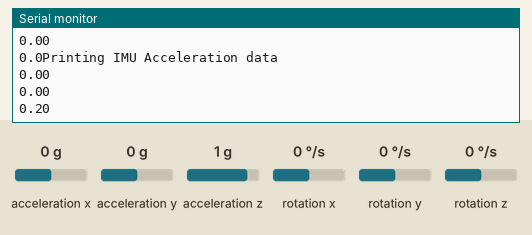
Recording of a sketch running on a simulated Arduino Uno, built with avr-gcc and run on an emulated ATmega328P. Shown: the last lines printed to the serial monitor. Wiring (inferred from the names in the program): MPU-6050 motion sensor at I2C address 0x68. Inputs (shaded band) come from the test bench; at power-on: acceleration x 0 g, acceleration y 0 g, acceleration z 1 g, rotation x 0 °/s, rotation y 0 °/s, rotation z 0 °/s.

Above: at 1.3 s.
1.4 s: acceleration x set to -1.4 g
At 2.7 s:
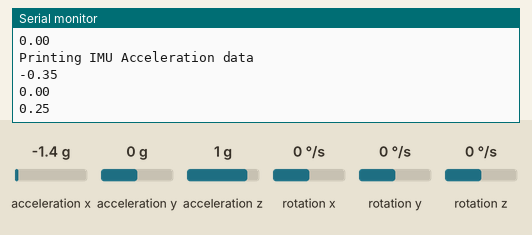
2.9 s: acceleration y set to -0.8 g
At 4.0 s:
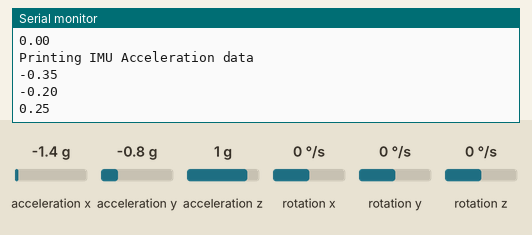
4.4 s: acceleration z set to 1.4 g
At 5.7 s:
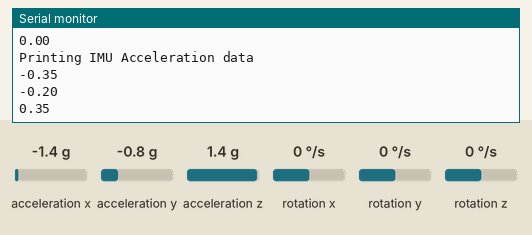
5.9 s: rotation x set to -192 °/s
7.4 s: rotation y set to -192 °/s
Timing chart, 0 to 9.9 s (numbered marks = the images above; inputs shaded):
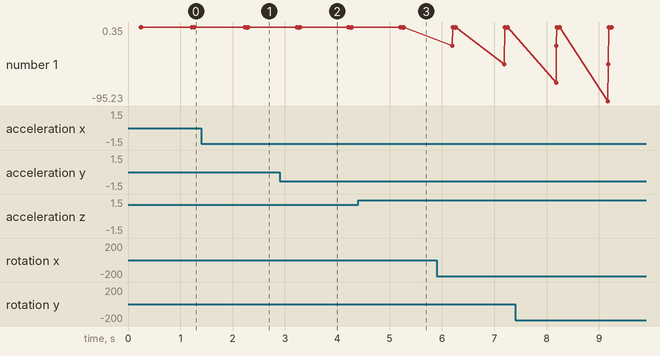

Measured:
- after the input at 1.4 s, the serial monitor: prints a new line after 0.88 s (image 1)
- after the input at 2.9 s, the serial monitor: prints a new line after 0.38 s (image 2)
- after the input at 4.4 s, the serial monitor: prints a new line after 0.87 s (image 3)
- plotted number 1: 0.25 → 0.35 after the input at 4.4 s

The sketch:

sketch_jul02a.ino
```cpp
#include <Arduino_FreeRTOS.h>
#include <Wire.h>

//Defining the functions
void Task_PrintIMU_Acc_data(void *param);
void Task_PrintIMU_Gyro_data(void *param);

//Define task handle
TaskHandle_t Task_Handle1;
TaskHandle_t Task_Handle2;

//Print IMU data ax, ay, az, (Accelerometer) and gx, gy, gz (Gyroscope) data in serial monitor
const int MPU = 0x68;
//Initialize variables
float AccX, AccY, AccZ;
float GyroX, GyroY, GyroZ;
float gyroAngleX, gyroAngleY, gyroAngleZ;
float elapsedTime, currentTime, previousTime;

void setup() {
  Serial.begin(9600);
  Serial.println("Assign Parameters to the sensor");
  Serial.println("Talking to 6B register");
  Wire.beginTransmission(MPU); //Start the communction with 0x68 MPU6050
  Wire.write(0x6B); //talk to register 6B
  Wire.write(0x101);
  Wire.endTransmission(true);

  //Set sample rate to 500Hz
  Serial.println("Setting the sample rate to 500Hz");
  Wire.beginTransmission(MPU);
  Wire.write(0x19);
  Wire.write(0x0F);
  Wire.endTransmission(true);

  //Activate DLPF Digital gyro low pass filter to 188Hz
  Serial.println("Setting DLPF gyro to 188Hz");
  Wire.beginTransmission(MPU);
  Wire.write(0x1A);
  Wire.write(0x01);
  Wire.endTransmission(true);

  //Set Gyro range to 2000DPS (degrees per secoend)
  Serial.println("Set gyro to 2000 degrees per secoend");
  Wire.beginTransmission(MPU);
  Wire.write(0x1B);
  Wire.write(0x18);
  Wire.endTransmission(true);

  //Set Accelerometer range to 8G (degrees per secoend)
  Serial.println("Set gyro to 8G gravitational acceleration");
  Wire.beginTransmission(MPU);
  Wire.write(0x1C);
  Wire.write(0x10);
  Wire.endTransmission(true);

  //Create the tasks and assign prority
  xTaskCreate(Task_PrintIMU_Acc_data, "Task1", 100, NULL, 2, &Task_Handle1);
  xTaskCreate(Task_PrintIMU_Gyro_data, "Task2", 100, NULL, 1, &Task_Handle2);

}

void loop() {
  // put your main code here, to run repeatedly:

}

void Task_PrintIMU_Acc_data(void *param) {
  (void) param;
  while (1) {
    Serial.println("Printing IMU Acceleration data");
    //Read accelerometer data//
    Wire.beginTransmission(MPU);
    Wire.write(0x3B);
    Wire.endTransmission(false);
    Wire.requestFrom(MPU, 6, true);
    AccX = (Wire.read() << 8 | Wire.read()) / 16384.0;
    AccY = (Wire.read() << 8 | Wire.read()) / 16384.0;
    AccZ = (Wire.read() << 8 | Wire.read()) / 16384.0;
    //Print data
    Serial.println(AccX);
    Serial.println(AccY);
    Serial.println(AccZ);
    vTaskDelay(1000 / portTICK_PERIOD_MS);
  }
}

void Task_PrintIMU_Gyro_data(void *param) {
  (void) param;
  while (1) {
    Serial.println("Printing IMU Gyro data");
    //Read Gyroscope data
    previousTime = currentTime;
    currentTime = millis();
    elapsedTime = (currentTime - previousTime) / 1000;
    Wire.beginTransmission(MPU);
    Wire.write(0x43);
    Wire.endTransmission(false);
    Wire.requestFrom(MPU, 6, true);
    GyroX = (Wire.read() << 8 | Wire.read()) / 131.0;
    GyroY = (Wire.read() << 8 | Wire.read()) / 131.0;
    GyroZ = (Wire.read() << 8 | Wire.read()) / 131.0;
    gyroAngleX = gyroAngleX + GyroX * elapsedTime;
    gyroAngleY = gyroAngleY + GyroY * elapsedTime;
    gyroAngleZ = gyroAngleZ + GyroZ * elapsedTime;
    //Print data
    Serial.println(gyroAngleX);
    Serial.println(gyroAngleY);
    Serial.println(gyroAngleZ);
    vTaskDelay(1000 / portTICK_PERIOD_MS);
  }
}
```
